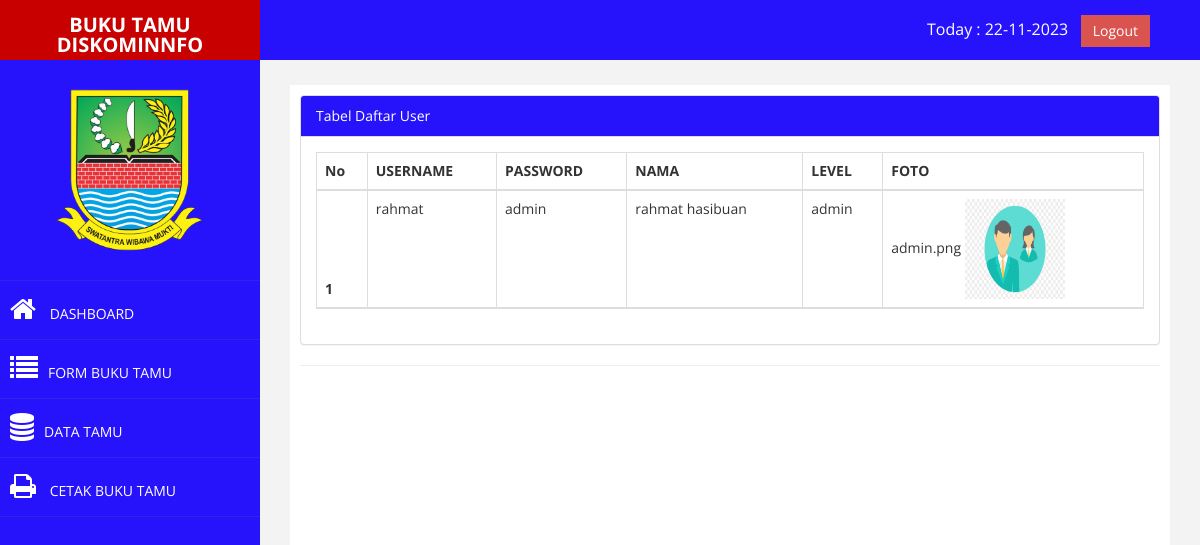
The app's page /index.php?page=user (signed in) with its own data.
### tables this page shows
CREATE TABLE `tb_user` (
  `id` int(11) NOT NULL AUTO_INCREMENT,
  `username` varchar(200) NOT NULL,
  `password` varchar(200) NOT NULL,
  `nama` varchar(200) NOT NULL,
  `level` varchar(200) NOT NULL,
  `foto` varchar(200) NOT NULL,
  PRIMARY KEY (`id`)
);

### page/user/details.php (the view, shortened to what this page needs)
<div class="row">
                <div class="col-md-12">
                    <div class="panel panel-default">
                        <div class="panel-heading">
                             Tabel Daftar User
                        </div>
                        <div class="panel-body">
                            <div class="table-responsive">
                                <table class="table table-striped table-bordered table-hover" id="dataTables-example">
                                    <thead>
									<tr>
	<th>No</th>
	<th>USERNAME</th>
	<th>PASSWORD</th>
	<th>NAMA</th>
	<th>LEVEL</th>
	<th>FOTO</th>
	</tr>
	<?php
		$mahasiswa = $mysqli->query("SELECT * FROM tb_user ");
		$no = 0;
		while( $m = $mahasiswa->fetch_assoc()){
		$no++;
	?>
	<tr>
        <th scope="row"><?= $no; ?></th>
		<td><?= $m["username"]; ?></td>
		<td><?= $m["password"]; ?></td>
		<td><?= $m["nama"]; ?></td>
		<td><?= $m["level"]; ?></td>
		<td><?= $m["foto"]; ?>
            <img src='images/tamu/<?= $m["foto"]; ?>' width='100px' height='100px'>
        </td>
		<?php } ?>
        </tr>
        </table>
        </div>

### assets/css/custom.css (style rules this page uses)
body { font-family: 'Open Sans', sans-serif; }

### index.php (style rules this page uses)
.panel-default > .panel-heading { color:white; background-color: #2713fb; }

### records on screen
tb_user: username "rahmat", password "admin", nama "rahmat hasibuan", level "admin", foto "admin.png", foto (picture)
